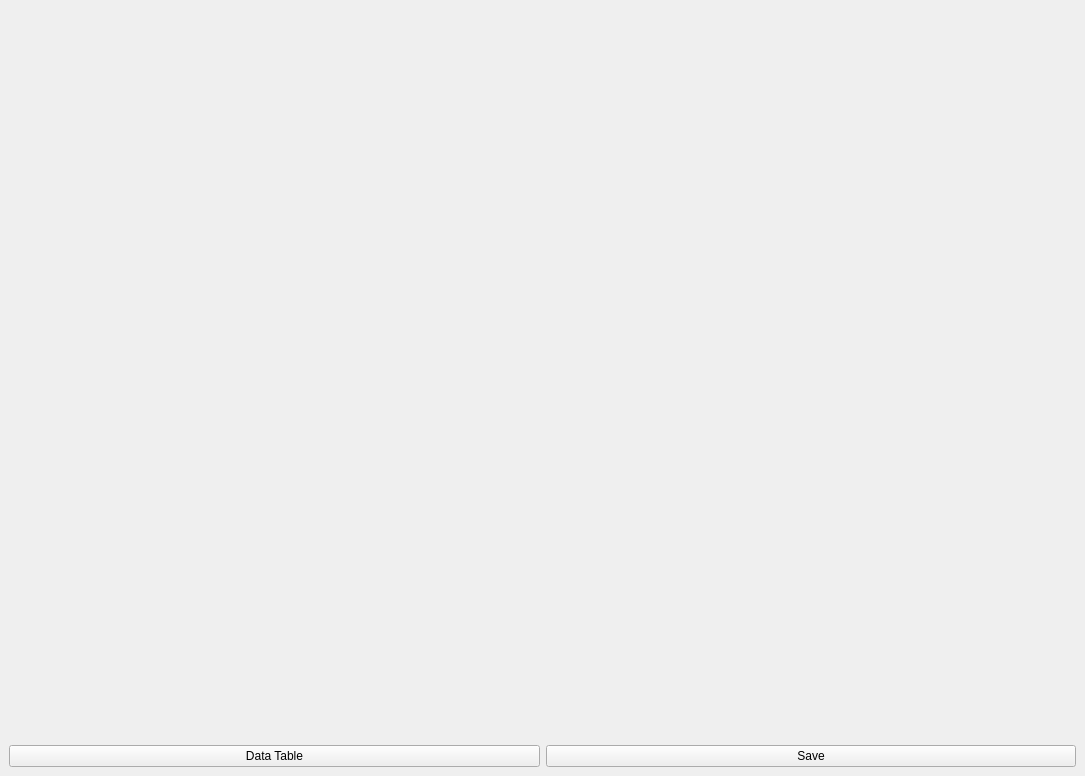
<?xml version="1.0" encoding="UTF-8"?>
<ui version="4.0">
 <class>MainWindow</class>
 <widget class="QMainWindow" name="MainWindow">
  <property name="geometry">
   <rect>
    <x>0</x>
    <y>0</y>
    <width>1085</width>
    <height>776</height>
   </rect>
  </property>
  <property name="windowTitle">
   <string>Spectra Plot</string>
  </property>
  <widget class="QWidget" name="centralwidget">
   <layout class="QGridLayout" name="gridLayout">
    <item row="0" column="0">
     <layout class="QVBoxLayout" name="verticalLayout_8" stretch="1,0">
      <item>
       <widget class="MPL_ROI" name="Plot_ROI" native="true">
        <layout class="QHBoxLayout" name="horizontalLayout_14"/>
       </widget>
      </item>
      <item>
       <layout class="QHBoxLayout" name="horizontalLayout_15">
        <item>
         <widget class="QPushButton" name="pushButtonData">
          <property name="text">
           <string>Data Table</string>
          </property>
         </widget>
        </item>
        <item>
         <widget class="QPushButton" name="pushButtonClose">
          <property name="text">
           <string>Save</string>
          </property>
         </widget>
        </item>
       </layout>
      </item>
     </layout>
    </item>
   </layout>
  </widget>
 </widget>
 <customwidgets>
  <customwidget>
   <class>MPL_ROI</class>
   <extends>QWidget</extends>
   <header location="global">octavvs/mcr/mpl.h</header>
   <container>1</container>
  </customwidget>
 </customwidgets>
 <resources/>
 <connections/>
</ui>
